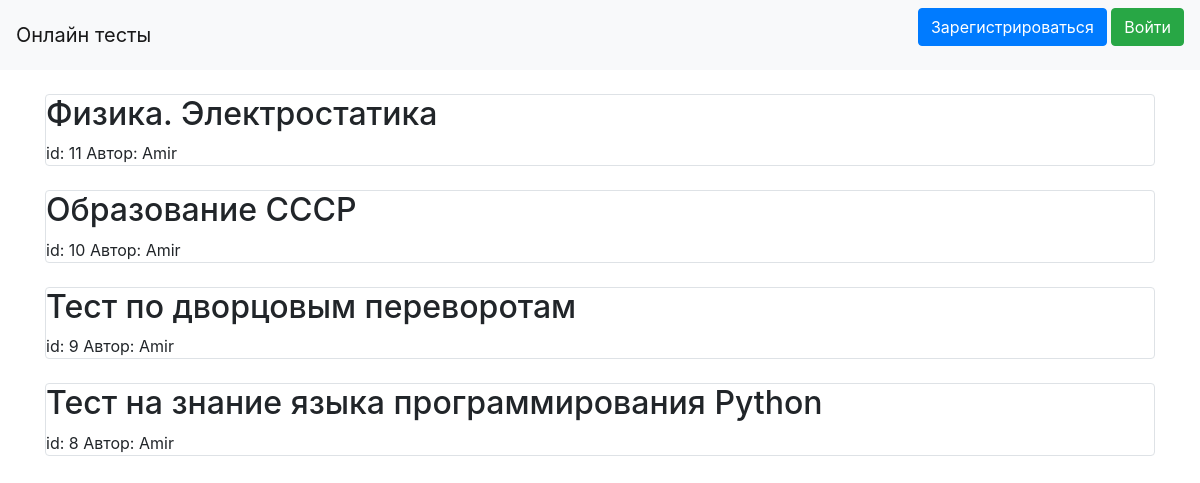
The page / on the database its author committed.
### tables this page shows
CREATE TABLE tests (id INTEGER UNIQUE PRIMARY KEY AUTOINCREMENT NOT NULL, title STRING NOT NULL, user_id INTEGER NOT NULL REFERENCES users (id));

CREATE TABLE users (id INTEGER NOT NULL UNIQUE PRIMARY KEY AUTOINCREMENT, name STRING NOT NULL, email STRING NOT NULL, password STRING NOT NULL, about TEXT, created_date STRING NOT NULL);

### main.py (the view)
@app.route('/')
def index():
    tests = db_functions.select_all_tests()
    for i in range(len(tests)):
        test = tests[i]
        tests[i] = Test(test[TEST_TITLE], test[USER_ID])
    tests = tests[::-1]
    return render_template('index.html', title='Онлайн тесты',
                           current_user=current_user, tests=tests)

### data/db_functions.py (called while the page is built)
def select_user(id):
    query = f"""SELECT * FROM {USERS} WHERE {ID} = {id}"""
    result = cur.execute(query).fetchone()
    user_info = {ID: result[0], NAME: result[1], EMAIL: result[2],
                 PASSWORD: result[3], ABOUT: result[4], CREATED_DATE: result[5]}
    return user_info

def get_test_id(title, user_id):
    query = f"""SELECT {ID} FROM {TESTS}
                WHERE {TEST_TITLE} = '{title}' AND {USER_ID} = '{user_id}'"""
    test_id = cur.execute(query).fetchall()
    if test_id:
        return test_id[0][0]
    return None

def select_all_tests():
    query = f"""SELECT * FROM {TESTS}"""
    tests = cur.execute(query).fetchall()
    result = []
    for test in tests:
        result.append({ID: test[0], TEST_TITLE: test[1], USER_ID: test[2]})
    return result

### data/test.py (called while the page is built)
    def get_id(self):
        return db_functions.get_test_id(self.title, self.user_id)

    def get_user_name(self):
        return db_functions.select_user(self.user_id)[NAME]

### templates/index.html (shortened to what this page needs)
{% extends "base.html" %}
{% block content %}
<br>
{% for test in tests %}
    <div class="col-md6 border rounded">
        <h2>{{ test.title }}</h2>
        <div>
            id: {{ test.id }}
            Автор: {{ test.user_name }}
        </div>
    </div><br>
{% endfor %}
{% endblock %}

### rows shown on the page
tests: title "Физика. Электростатика"
users: user_name "Amir" "Amir" "Amir" "Amir"
tests: title "Образование СССР"
tests: title "Тест по дворцовым переворотам"
tests: title "Тест на знание языка программирования Python"

### other values the page prints
{{ test.id }} "11" "10" "9" "8"
